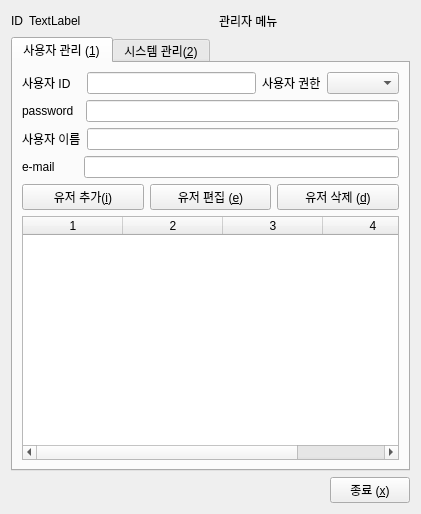
<?xml version="1.0" encoding="UTF-8"?>
<ui version="4.0">
 <class>Form</class>
 <widget class="QWidget" name="Form">
  <property name="geometry">
   <rect>
    <x>0</x>
    <y>0</y>
    <width>421</width>
    <height>514</height>
   </rect>
  </property>
  <property name="windowTitle">
   <string>system manager</string>
  </property>
  <layout class="QGridLayout" name="gridLayout_4">
   <item row="0" column="0">
    <layout class="QVBoxLayout" name="verticalLayout_6">
     <item>
      <layout class="QGridLayout" name="gridLayout">
       <item row="0" column="0">
        <layout class="QHBoxLayout" name="horizontalLayout">
         <item>
          <widget class="QLabel" name="lbl_ID">
           <property name="text">
            <string>ID</string>
           </property>
          </widget>
         </item>
         <item>
          <widget class="QLabel" name="lbl_mode">
           <property name="text">
            <string>TextLabel</string>
           </property>
          </widget>
         </item>
         <item>
          <spacer name="horizontalSpacer">
           <property name="orientation">
            <enum>Qt::Horizontal</enum>
           </property>
           <property name="sizeHint" stdset="0">
            <size>
             <width>40</width>
             <height>20</height>
            </size>
           </property>
          </spacer>
         </item>
         <item>
          <widget class="QLabel" name="label">
           <property name="text">
            <string>관리자 메뉴</string>
           </property>
          </widget>
         </item>
         <item>
          <spacer name="horizontalSpacer_2">
           <property name="orientation">
            <enum>Qt::Horizontal</enum>
           </property>
           <property name="sizeHint" stdset="0">
            <size>
             <width>40</width>
             <height>20</height>
            </size>
           </property>
          </spacer>
         </item>
        </layout>
       </item>
       <item row="1" column="0">
        <widget class="QTabWidget" name="tab_manage">
         <property name="currentIndex">
          <number>0</number>
         </property>
         <widget class="QWidget" name="tab_2">
          <attribute name="title">
           <string>사용자 관리 (&amp;1)</string>
          </attribute>
          <layout class="QGridLayout" name="gridLayout_2">
           <item row="0" column="0">
            <layout class="QHBoxLayout" name="horizontalLayout_2">
             <item>
              <widget class="QLabel" name="lb_user_id">
               <property name="text">
                <string>사용자 ID   </string>
               </property>
              </widget>
             </item>
             <item>
              <widget class="QLineEdit" name="le_user_id">
               <property name="readOnly">
                <bool>false</bool>
               </property>
              </widget>
             </item>
             <item>
              <layout class="QHBoxLayout" name="horizontalLayout_7">
               <item>
                <widget class="QLabel" name="lb_grant">
                 <property name="text">
                  <string>사용자 권한</string>
                 </property>
                </widget>
               </item>
               <item>
                <widget class="QComboBox" name="com_grant"/>
               </item>
              </layout>
             </item>
            </layout>
           </item>
           <item row="1" column="0">
            <layout class="QHBoxLayout" name="horizontalLayout_6">
             <item>
              <widget class="QLabel" name="lbl_pass">
               <property name="text">
                <string>password  </string>
               </property>
              </widget>
             </item>
             <item>
              <widget class="QLineEdit" name="le_pass"/>
             </item>
            </layout>
           </item>
           <item row="2" column="0">
            <layout class="QHBoxLayout" name="horizontalLayout_4">
             <item>
              <widget class="QLabel" name="label_2">
               <property name="text">
                <string>사용자 이름</string>
               </property>
              </widget>
             </item>
             <item>
              <widget class="QLineEdit" name="le_name"/>
             </item>
            </layout>
           </item>
           <item row="3" column="0">
            <layout class="QHBoxLayout" name="horizontalLayout_5">
             <item>
              <widget class="QLabel" name="label_3">
               <property name="text">
                <string>e-mail       </string>
               </property>
              </widget>
             </item>
             <item>
              <widget class="QLineEdit" name="le_email"/>
             </item>
            </layout>
           </item>
           <item row="4" column="0">
            <layout class="QHBoxLayout" name="horizontalLayout_9">
             <item>
              <widget class="QPushButton" name="btn_insert_user">
               <property name="text">
                <string>유저 추가(&amp;i)</string>
               </property>
              </widget>
             </item>
             <item>
              <widget class="QPushButton" name="btn_edit_user">
               <property name="text">
                <string>유저 편집 (&amp;e)</string>
               </property>
              </widget>
             </item>
             <item>
              <widget class="QPushButton" name="btn_del_user">
               <property name="text">
                <string>유저 삭제 (&amp;d)</string>
               </property>
              </widget>
             </item>
            </layout>
           </item>
           <item row="5" column="0">
            <widget class="QTableWidget" name="table_user">
             <property name="columnCount">
              <number>4</number>
             </property>
             <column/>
             <column/>
             <column/>
             <column/>
            </widget>
           </item>
          </layout>
         </widget>
         <widget class="QWidget" name="tab_3">
          <attribute name="title">
           <string>시스템 관리(&amp;2)</string>
          </attribute>
          <layout class="QVBoxLayout" name="verticalLayout_7">
           <item>
            <layout class="QVBoxLayout" name="verticalLayout_2">
             <item>
              <widget class="QPushButton" name="btn_init">
               <property name="text">
                <string>초기화(&amp;i)</string>
               </property>
              </widget>
             </item>
             <item>
              <widget class="QPushButton" name="btn_backup">
               <property name="text">
                <string>백업(&amp;b)</string>
               </property>
              </widget>
             </item>
             <item>
              <widget class="QPushButton" name="btn_restore">
               <property name="text">
                <string>복구(&amp;r)</string>
               </property>
              </widget>
             </item>
             <item>
              <spacer name="verticalSpacer">
               <property name="orientation">
                <enum>Qt::Vertical</enum>
               </property>
               <property name="sizeHint" stdset="0">
                <size>
                 <width>20</width>
                 <height>40</height>
                </size>
               </property>
              </spacer>
             </item>
            </layout>
           </item>
          </layout>
         </widget>
        </widget>
       </item>
      </layout>
     </item>
     <item>
      <layout class="QHBoxLayout" name="horizontalLayout_3">
       <item>
        <spacer name="horizontalSpacer_3">
         <property name="orientation">
          <enum>Qt::Horizontal</enum>
         </property>
         <property name="sizeHint" stdset="0">
          <size>
           <width>40</width>
           <height>20</height>
          </size>
         </property>
        </spacer>
       </item>
       <item>
        <widget class="QPushButton" name="btn_exit">
         <property name="text">
          <string>종료 (&amp;x)</string>
         </property>
        </widget>
       </item>
      </layout>
     </item>
    </layout>
   </item>
  </layout>
 </widget>
 <resources/>
 <connections/>
</ui>
